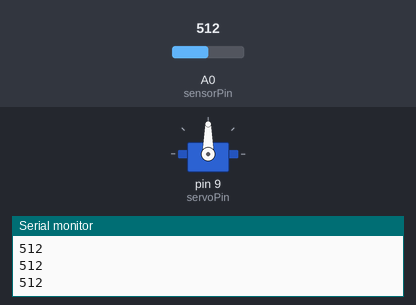
Simulated run of this sketch. Board: Arduino Uno, built with avr-gcc and run on an emulated ATmega328P. Parts: servo, the last lines printed to the serial monitor. The test bench sets the inputs (shaded band); at power-on: A0 (sensorPin) = 512.

Above: at 1.2 s.
1.3 s: A0 (sensorPin) set to 410
2.8 s: A0 (sensorPin) set to 386
At 3.27 s:
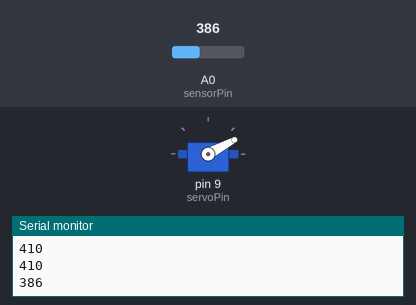
At 4.19 s:
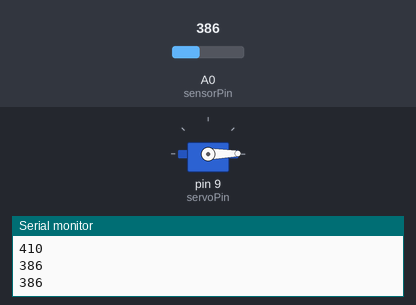
5.8 s: A0 (sensorPin) set to 214
8.8 s: A0 (sensorPin) set to 184
At 9.07 s:
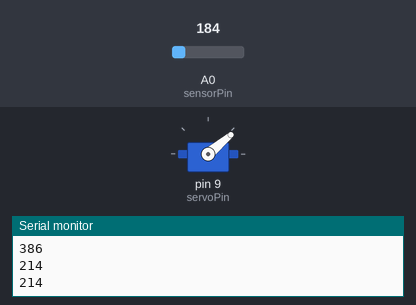
Timing chart, 0 to 11.8 s (numbered marks = the images above; inputs shaded):
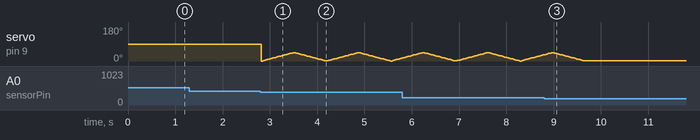

The sketch:

SS3_microservo.ino
```cpp
/*
  Adafruit Arduino - Lesson 14. Sweep
*/
// Reads analogue sensor and writes value to the serial port

int sensorPin = 0; //sensor hooked up to analog pin 0
int val = 0;

#include <Servo.h>
Servo servo;
int servoPin = 9;
int angle = 0;   // servo position in degrees
void setup() {

  servo.attach(servoPin);
  Serial.begin(9600); // Start serial communication at 9600 bps
}

void loop() {
  val = analogRead(sensorPin); //read sensor and assign to variable called val
  delay(10); // Wait 100 milliseconds
  Serial.println(val);

  if (val >200 && val <400) {

    //{
    //  // scan from 0 to 180 degrees
     for(angle = 0; angle < 45; angle++)
      {
       servo.write(angle);
        delay(15);
      }
      // now scan back from 180 to 0 degrees
     for(angle = 45; angle > 0; angle--)
      {
        servo.write(angle);
       delay(15);
      }
  }


  if (val < 150) {

    //{
    //  // scan from 0 to 180 degrees
     for(angle = 0; angle < 90; angle++)
      {
       servo.write(angle);
        delay(0);
      }
      // now scan back from 180 to 0 degrees
     for(angle = 90; angle > 0; angle--)
      {
        servo.write(angle);
       delay(0);
      }


  }
}
```

Measured:
- the behaviour switches between 400 and 399 on A0 (sensorPin) (found by bisection; images 0 and 1)
- the behaviour switches between 201 and 200 on A0 (sensorPin) (found by bisection; images 2 and 3)
- after the input at 8.8 s, servo on pin 9 (servoPin): goes on until 9.6 s, then stays 1°
